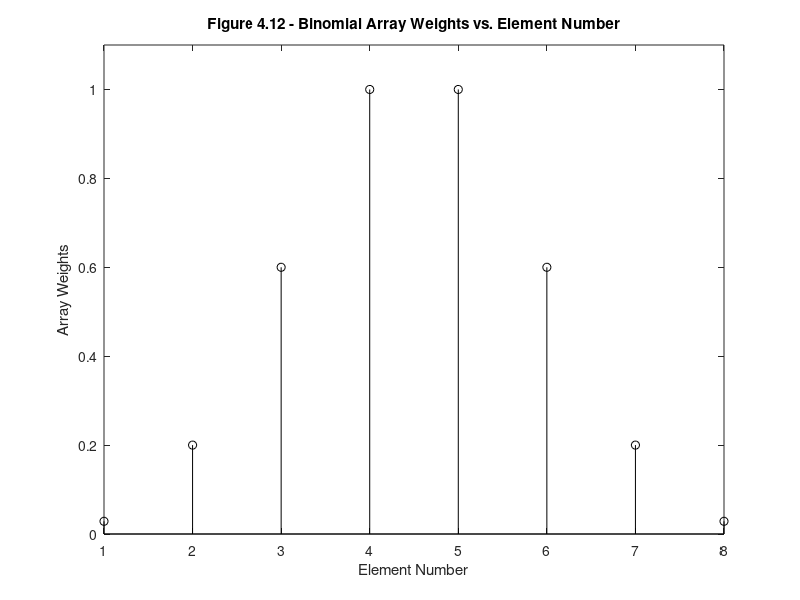
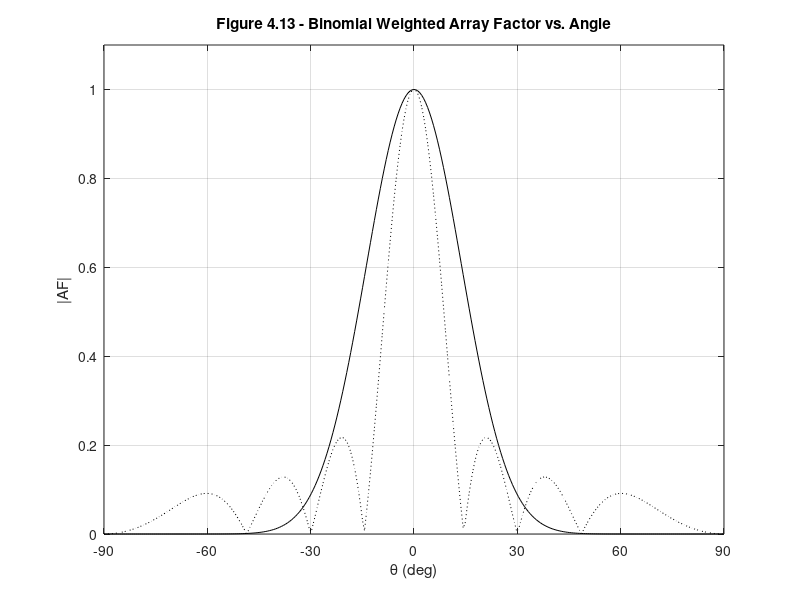

Recreate these plots in MATLAB, in order.
%%%%%%%%%%%%%%%%%%%%%%%%%%%%%%%%%%%%%%%%%%%%%%%%%%%%%%%%%%%%%%
%%                                                          %%
%%  ******************************************************  %%
%%  * Smart Antennas for Wireless Applications w/ Matlab *  %%
%%  ******************************************************  %%
%%                                                          %%
%% Chapter 4: Fig 4.12 & 4.13                               %%
%%                                                          %%
%% Author: Frank Gross                                      %%
%% McGraw-Hill, 2005                                        %%
%% Date:  4/24/2005                                         %%
%%                                                          %%
%% This code creates Figures 4.12 & 4.13, plots of binomial %%
%%     array weights for N = 8 ULA & the corresponding      %%
%%     weighted array factor vs. unweighted array factor.   %%
%%%%%%%%%%%%%%%%%%%%%%%%%%%%%%%%%%%%%%%%%%%%%%%%%%%%%%%%%%%%%%      

%%------------------- Define Variables:---------------------%%
% N - number of array elements                               %
% d - array element spacing (wavelengths)                    %
% theta - angle (deg)                                        %
% check - check to see if even or odd array                  %
% wb - binomial array weights of length N                    %
% AF - array factor of N element array                       %
% AFn - normalized array factor of N element array           %
%%----------------------------------------------------------%%

%%----- Given Values -----%%

N = 8; d = 0.5; theta = -pi/2:.01:pi/2; ang = theta*180/pi;

test = diag(rot90(pascal(N)));
check = mod(N,2);

%%----- Produce Weighted Array Factor For Even or Odd Array
%%-----%

if check == 0    % If the array is even
    wB = flipud(test(1:N/2));  wB = wB/max(wB);
    figure(1), stem(test/max(test),'k')
    xlabel('Element Number'), ylabel('Array Weights')
    title('\bfFigure 4.12 - Binomial Array Weights vs. Element Number')
    axis([1 N 0 1.1])
    AF = 0;
    tot = sum(wB);
    for i = 1:N/2
        AF = AF + wB(i)*cos((2*i-1)*pi*d*(sin(theta)));
    end
else             % else if array is odd
    wB = flipud(test(1:(N-1)/2+1));  wB = wB/max(wB);
    figure(1), stem(test/max(test),'k')
    xlabel('Element Number'), ylabel('Array Weights')
    axis([1 N 0 1.1])
    AF = 0;
    tot = sum(wB);
    for i = 1:(N-1)/2+1
        AF = AF + wB(i)*cos(2*(i-1)*pi*d*sin(theta));
    end
end

AFn = sin(N*pi*d*sin(theta))./(N*pi*d*sin(theta));

%----- Plot Results -----%

figure(2), plot(ang,abs(AF)/tot,'k', ang,abs(AFn),'k:')
xlabel('\theta (deg)'), ylabel('|AF|')
title('\bfFigure 4.13 - Binomial Weighted Array Factor vs. Angle')
axis([-90 90 0 1.1]), grid on
set(gca,'xTick',[-90:30:90])